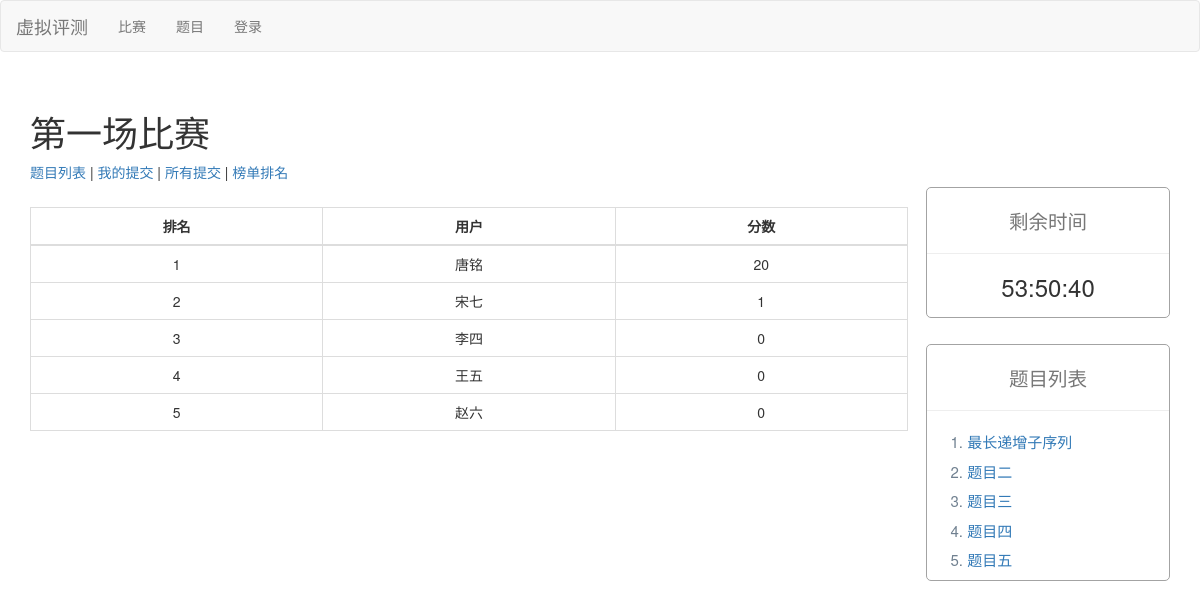
The page /contest/1/rank on the database as committed earlier.
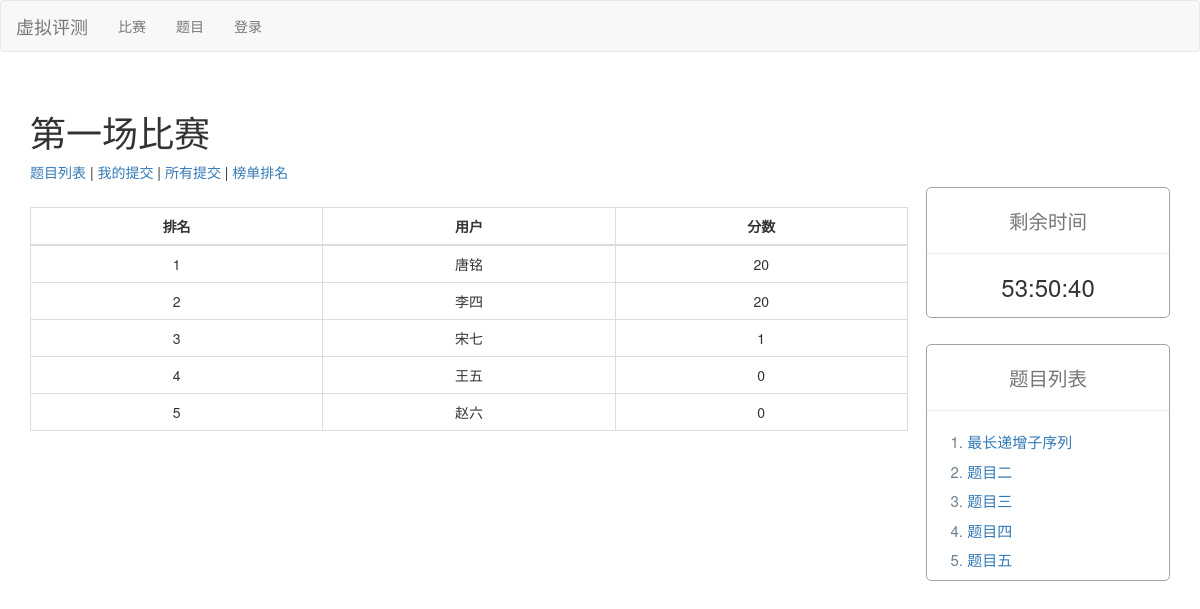
The same page on the database as committed later.
### contest/models.py (models this page shows, shortened)
class ContestUserRank(models.Model):
    user = models.ForeignKey(User, on_delete=models.CASCADE)
    contest = models.ForeignKey(Contest, on_delete=models.CASCADE)
    solved_problem_id_list = models.TextField(default='[]')
    total_score = models.IntegerField(default=0)

### problem/models.py (models this page shows, shortened)
class Problem(models.Model):
    title = models.TextField(default='无可奉告')
    description = models.TextField(default='无可奉告')
    time_limit = models.TextField(default='无可奉告')
    memory_limit = models.TextField(default='无可奉告')
    problem_id = models.IntegerField(default=-1)  # oj上的题目id
    input_description = models.TextField(default='无可奉告')
    output_description = models.TextField(default='无可奉告')
    sample_input = models.TextField(default='无可奉告')
    sample_output = models.TextField(default='无可奉告')
    accept_count = models.IntegerField(default=0)
    score = models.IntegerField(default=0)

### contest/views.py (the view)
# urls.py: path('<int:contest_id>/rank',views.contest_rank),
def contest_rank(request, contest_id):
    contest = Contest.objects.get(id=contest_id)
    user_ranks = contest.contestuserrank_set.all().order_by('-total_score')
    problem_id_list = eval(contest.problem_id_list)
    problem_list = Problem.objects.filter(id__in=problem_id_list)
    remain_time = _get_remain_time(contest)
    template_args = {
        'contest': contest,
        'problem_list': problem_list,
        'user_ranks': user_ranks,
        'time_h': remain_time // 3600,
        'time_m': (remain_time % 3600) // 60,
        'time_s': remain_time % 60
    }
    return render(request, 'contest_rank.html', template_args)

### contest/views.py (called while the page is built)
def _get_remain_time(contest_obj):
    now_time = timezone.now()
    end_time = contest_obj.end_time
    if end_time < now_time:
        return 0
    else:
        remain_time = end_time - now_time
        return remain_time.seconds+remain_time.days*24*60*60

### templates/contest_rank.html
{% extends 'contest_base.html' %}
{% block contest_base %}
<div >
    <br>
    <table class="table table-bordered text-center">
        <thead align="center">
            <tr>
                <th>排名</th>
                <th>用户</th>
                <th>分数</th>
            </tr>
        </thead>
        <tbody>
            {% for user_rank in user_ranks %}
            <tr>
                <td>{{ forloop.counter }}</td>
                <td>{{ user_rank.user.first_name }}{{ user_rank.user.last_name }}</td>
                <td>{{ user_rank.total_score }}</td>
            </tr>
            {% endfor %}
        </tbody>
    </table>
</div>
{% endblock contest_base %}

### templates/contest_base.html (shortened to what this page needs)
{% extends 'base.html' %}
{% block base %}
<div>
    <h1>{{ contest.title }}</h1>
    <div style="width:75%;height:25px;">
        <a href=".">题目列表</a> |
        <a href="mysubmit">我的提交</a> |
        <a href="judge">所有提交</a> |
        <a href="rank">榜单排名</a>
    </div>
    <div style="width:77%;height:200px;display: inline-block;">
        {% block contest_base %}
        {% endblock contest_base %}
    </div>
    <div style=" width:23%;height:100px;float : right;">
        <div class="text-center">
            <div style="margin-left: 7%;" class="border">
                <h2 style="margin-top:5%"><small> 剩余时间 </small></h2>
                <hr>
                <h3 style="margin-bottom: 7%;">
                    <span id="clock">
                        <span id='h'>{{ time_h }}</span>:<span id='m'>{{ time_m }}</span>:<span id='s'>{{ time_s }}</span>
                    </span>
                </h3>
            </div>
        </div>
        <div style="margin-left: 7%;margin-top:10%;" class="border">
            <div style="height:15%">
                <h2 style="margin-top:5%" class="text-center"><small> 题目列表 </small></h2>
            </div>
            <hr>
            <div>
                <ol style="margin-top: 0%;">
                    {% for problem in problem_list %}
                    <li class="list_text"><a href="{{ problem.id }}">
                            {{ problem.title }}
                        </a></li>
                    {% endfor %}
                </ol>
            </div>
        </div>
    </div>
</div>
{% endblock base %}

Rows that differ between the two databases and show on the page:
changed ContestUserRank (number 2 of 5 on the later page): total_score "0" → "20"; moves up the list
